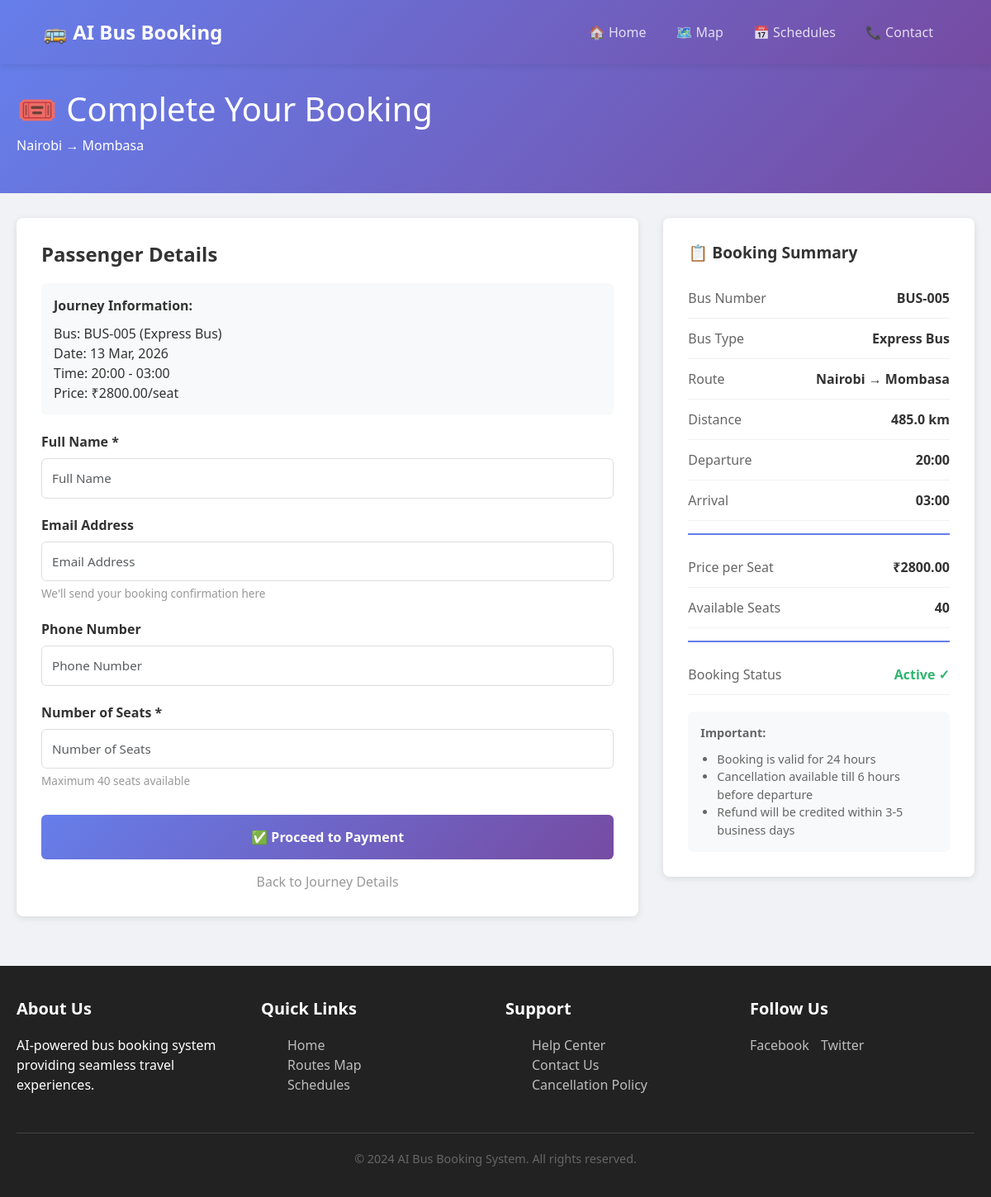
Page /journey/14/book/ on the committed database.
### booking/models.py (models this page shows, shortened)
class BusJourney(models.Model):
    STATUS_CHOICES = [
        ('scheduled', 'Scheduled'),
        ('in_transit', 'In Transit'),
        ('completed', 'Completed'),
        ('cancelled', 'Cancelled'),
    ]
    bus = models.ForeignKey(Bus, on_delete=models.CASCADE, related_name='journeys')
    route = models.ForeignKey(Route, on_delete=models.CASCADE, related_name='journeys')
    departure_time = models.DateTimeField()
    arrival_time = models.DateTimeField()
    available_seats = models.IntegerField()
    status = models.CharField(max_length=20, choices=STATUS_CHOICES, default='scheduled')
    current_lat = models.FloatField(default=0.0)
    current_lng = models.FloatField(default=0.0)
    price_per_seat = models.DecimalField(max_digits=10, decimal_places=2)
    created_at = models.DateTimeField(auto_now_add=True)
    class Meta:
        ordering = ['-departure_time']
    @property
    def booked_seats(self):
        return self.booking_set.aggregate(models.Sum('seats'))['seats__sum'] or 0
    @property
    def remaining_seats(self):
        return self.available_seats - self.booked_seats

class Route(models.Model):
    origin = models.CharField(max_length=100)
    destination = models.CharField(max_length=100)
    origin_lat = models.FloatField(default=0.0)
    origin_lng = models.FloatField(default=0.0)
    destination_lat = models.FloatField(default=0.0)
    destination_lng = models.FloatField(default=0.0)
    distance_km = models.FloatField(default=0.0)
    duration = models.DurationField(default=timedelta(hours=1))
    base_fare = models.DecimalField(max_digits=10, decimal_places=2, default=0.0)
    buses = models.ManyToManyField(Bus, related_name='routes')
    is_active = models.BooleanField(default=True)
    created_at = models.DateTimeField(auto_now_add=True)
    class Meta:
        ordering = ['origin', 'destination']

class Bus(models.Model):
    BUS_TYPE_CHOICES = [
        ('standard', 'Standard Bus'),
        ('express', 'Express Bus'),
        ('luxury', 'Luxury Bus'),
    ]
    bus_number = models.CharField(max_length=50, unique=True)
    name = models.CharField(max_length=100)
    capacity = models.IntegerField()
    bus_type = models.CharField(max_length=20, choices=BUS_TYPE_CHOICES, default='standard')
    license_plate = models.CharField(max_length=50, unique=True)
    manufacturer = models.CharField(max_length=100, blank=True)
    year = models.IntegerField(blank=True, null=True)
    is_active = models.BooleanField(default=True)
    created_at = models.DateTimeField(auto_now_add=True)
    class Meta:
        ordering = ['bus_number']

### booking/views.py (the view)
# urls.py: path('journey/<int:journey_id>/book/', views.book_journey, name='book_journey'),
def book_journey(request, journey_id):
    journey = get_object_or_404(BusJourney, id=journey_id)
    if journey.remaining_seats <= 0:
        return render(request, 'booking/bus_booking/book_route.html', {
            'error': 'No seats available for this journey',
            'journey': journey
        })
    if request.method == 'POST':
        form = BookingForm(request.POST)
        if form.is_valid():
            booking = form.save(commit=False)
            booking.journey = journey
            if booking.seats > journey.remaining_seats:
                form.add_error('seats', f'Only {journey.remaining_seats} seats available')
                return render(request, 'booking/bus_booking/book_route.html', {
                    'form': form,
                    'journey': journey
                })
            booking.save()
            return redirect(reverse('booking:confirmation', args=[booking.id]))
    else:
        form = BookingForm()
    context = {
        'form': form,
        'journey': journey,
        'remaining_seats': journey.remaining_seats,
    }
    return render(request, 'booking/bus_booking/book_route.html', context)

### booking/forms.py
class BookingForm(forms.ModelForm):
    class Meta:
        model = Booking
        fields = ['passenger_name', 'passenger_email', 'passenger_phone', 'seats']
        widgets = {
            'passenger_name': forms.TextInput(attrs={
                'class': 'form-control',
                'placeholder': 'Full Name'
            }),
            'passenger_email': forms.EmailInput(attrs={
                'class': 'form-control',
                'placeholder': 'Email Address'
            }),
            'passenger_phone': forms.TextInput(attrs={
                'class': 'form-control',
                'placeholder': 'Phone Number'
            }),
            'seats': forms.NumberInput(attrs={
                'class': 'form-control',
                'min': 1,
                'placeholder': 'Number of Seats'
            }),
        }

### booking/templates/booking/bus_booking/book_route.html (shortened to what this page needs)
{% extends 'base.html' %}
{% load static %}
{% block content %}
<div class="booking-header">
    <div class="container">
        <h1>🎟️ Complete Your Booking</h1>
        <p>{{ journey.route.origin }} → {{ journey.route.destination }}</p>
    </div>
</div>
<div class="container">
    <div class="booking-container">
        <div class="booking-form">
            <h2 class="form-title">Passenger Details</h2>
            <div class="journey-info">
                <strong style="display: block; margin-bottom: 10px;">Journey Information:</strong>
                Bus: {{ journey.bus.bus_number }} ({{ journey.bus.get_bus_type_display }})<br>
                Date: {{ journey.departure_time|date:"d M, Y" }}<br>
                Time: {{ journey.departure_time|time:"H:i" }} - {{ journey.arrival_time|time:"H:i" }}<br>
                Price: ₹{{ journey.price_per_seat }}/seat
            </div>
            <form method="post">
                <div class="form-group">
                    <label for="{{ form.passenger_name.id_for_label }}">Full Name *</label>
                    {{ form.passenger_name }}
                </div>
                <div class="form-group">
                    <label for="{{ form.passenger_email.id_for_label }}">Email Address</label>
                    {{ form.passenger_email }}
                    <div class="form-help">We'll send your booking confirmation here</div>
                </div>
                <div class="form-group">
                    <label for="{{ form.passenger_phone.id_for_label }}">Phone Number</label>
                    {{ form.passenger_phone }}
                </div>
                <div class="form-group">
                    <label for="{{ form.seats.id_for_label }}">Number of Seats *</label>
                    {{ form.seats }}
                    <div class="form-help">Maximum {{ remaining_seats }} seats available</div>
                </div>
                <button type="submit" class="submit-btn">✅ Proceed to Payment</button>
                <a href="{% url 'booking:journey_detail' journey.id %}" style="display: block; text-align: center; color: #999; text-decoration: none; margin-top: 15px;">Back to Journey Details</a>
            </form>
        </div>
        <div class="booking-summary">
            <h3 class="summary-title">📋 Booking Summary</h3>
            <div class="summary-item">
                <span class="summary-label">Bus Number</span>
                <span class="summary-value">{{ journey.bus.bus_number }}</span>
            </div>
            <div class="summary-item">
                <span class="summary-label">Bus Type</span>
                <span class="summary-value">{{ journey.bus.get_bus_type_display }}</span>
            </div>
            <div class="summary-item">
                <span class="summary-label">Route</span>
                <span class="summary-value">{{ journey.route.origin }} → {{ journey.route.destination }}</span>
            </div>
            <div class="summary-item">
                <span class="summary-label">Distance</span>
                <span class="summary-value">{{ journey.route.distance_km }} km</span>
            </div>
            <div class="summary-item">
                <span class="summary-label">Departure</span>
                <span class="summary-value">{{ journey.departure_time|time:"H:i" }}</span>
            </div>
            <div class="summary-item">
                <span class="summary-label">Arrival</span>
                <span class="summary-value">{{ journey.arrival_time|time:"H:i" }}</span>
            </div>
            <div class="summary-divider"></div>
            <div class="summary-item">
                <span class="summary-label">Price per Seat</span>
                <span class="summary-value">₹{{ journey.price_per_seat }}</span>
            </div>
            <div class="summary-item">
                <span class="summary-label">Available Seats</span>
                <span class="summary-value">{{ remaining_seats }}</span>
            </div>
            <div class="summary-divider"></div>
            <div class="summary-item">
                <span class="summary-label">Booking Status</span>
                <span class="summary-value" style="color: #30b570;">Active ✓</span>
            </div>
            <div style="background: #f8f9fa; padding: 15px; border-radius: 6px; margin-top: 20px; font-size: 0.9rem; color: #666;">
                <p style="margin: 0;"><strong>Important:</strong></p>
                <ul style="margin: 10px 0 0 0; padding-left: 20px;">
                    <li>Booking is valid for 24 hours</li>
                    <li>Cancellation available till 6 hours before departure</li>
                    <li>Refund will be credited within 3-5 business days</li>
                </ul>
            </div>
        </div>
    </div>
</div>
{% endblock %}

### booking/templates/base.html (style rules this page uses)
:root { --primary: #667eea; --secondary: #764ba2; --success: #30b570; --warning: #ff9800; --danger: #FF6B6B; --info: #4ECDC4; --light: #f8f9fa; --dark: #333; }
* { margin: 0; padding: 0; box-sizing: border-box; }
body { font-family: 'Segoe UI', Tahoma, Geneva, Verdana, sans-serif; background: #f0f2f5; color: #333; }
.container { max-width: 1200px; margin: 0 auto; padding: 0 20px; }
.form-control, .form-select { border: 1px solid #ddd; border-radius: 6px; padding: 10px 15px; transition: border-color 0.3s ease; }

### booking/templates/booking/bus_booking/book_route.html (style rules this page uses)
.booking-header { background: linear-gradient(135deg, #667eea 0%, #764ba2 100%); color: white; padding: 30px 0; margin-bottom: 30px; }
.booking-container { display: grid; grid-template-columns: 2fr 1fr; gap: 30px; }
.booking-form { background: white; padding: 30px; border-radius: 8px; box-shadow: 0 2px 8px rgba(0,0,0,0.1); }
.form-title { font-size: 1.5rem; font-weight: 700; color: #333; margin-bottom: 20px; }
.form-group { margin-bottom: 20px; }
.form-group label { display: block; font-weight: 600; color: #333; margin-bottom: 8px; }
.form-group input, .form-group textarea { width: 100%; padding: 12px; border: 1px solid #ddd; border-radius: 6px; font-size: 0.95rem; box-sizing: border-box; transition: border-color 0.3s ease; }
.form-help { color: #999; font-size: 0.85rem; margin-top: 5px; }
.submit-btn { width: 100%; background: linear-gradient(135deg, #667eea 0%, #764ba2 100%); color: white; border: none; padding: 15px; border-radius: 6px; font-size: 1rem; font-weight: 700; cursor: pointer; transition: all 0.3s ease; margin-top: 10px; }
.booking-summary { background: white; padding: 30px; border-radius: 8px; box-shadow: 0 2px 8px rgba(0,0,0,0.1); height: fit-content; position: sticky; top: 20px; }
.summary-title { font-size: 1.2rem; font-weight: 700; color: #333; margin-bottom: 20px; }
.summary-item { display: flex; justify-content: space-between; padding: 12px 0; border-bottom: 1px solid #f0f0f0; }
.summary-label { color: #666; font-weight: 500; }
.summary-value { font-weight: 700; color: #333; }
.summary-divider { border-top: 2px solid #667eea; margin: 15px 0; }
.journey-info { background: #f8f9fa; padding: 15px; border-radius: 6px; margin-bottom: 20px; }

### rows in the picture
BusJourney: route.origin "Nairobi", route.destination "Mombasa", bus.bus_number "BUS-005", bus.bus_type "Express Bus", departure_time "13 Mar, 2026", departure_time "20:00", arrival_time "03:00", price_per_seat "2800.00", route.distance_km "485.0"

### other values in the picture
{{ remaining_seats }} "40"
